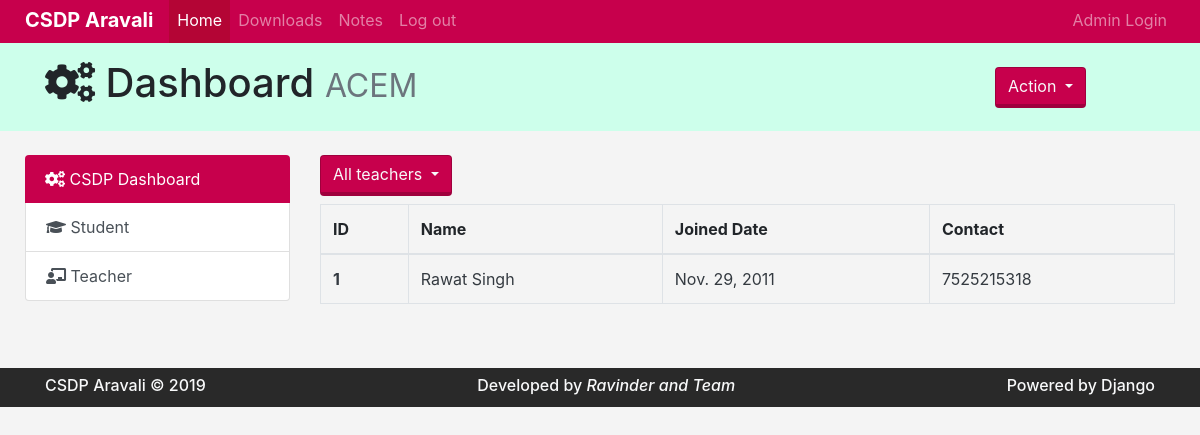
Screenshot of /teachers/ with the database file from the repository.
### teachers/models.py (models this page shows, shortened)
class Teacher(models.Model):
    name = models.CharField(max_length=30)
    techer_id = models.CharField(unique=True, max_length=6, null=True)
    designation = models.CharField(null=False, max_length=30)
    joined = models.DateField('Year-Month')
    phone = models.CharField(null=True, max_length=12)

### teachers/views.py (the view)
# urls.py: path('', views.index, name='studentshome'),
def index(request):
    teachers = Teacher.objects.order_by('techer_id')  # '-techer_id' for ascending order
    context = {
        'teachers': teachers,
    }
    return render(request, 'teachers/teacher_index.html', context)

### templates/teachers/teacher_index.html (shortened to what this page needs)
{% extends 'base.html' %}
{% load static %}
{% block body %}
<div class="col-md-12">
    <div class="col-md-2 ml-0 pl-0 mb-2 float-left" id="ButtonAction">
        <div class="dropdown">
            <button class="btn bg-custom1 text-light dropdown-toggle" type="button" data-toggle="dropdown"
                aria-haspopup="true" aria-expanded="false">
                All teachers
            </button>
        </div>
    </div>
    <table class="table table-bordered table-hover">
        <thead>
          <tr>
            <th scope="col">ID</th>
            <th scope="col">Name</th>
            <th scope="col">Joined Date</th>
            <th scope="col">Contact</th>
          </tr>
        </thead>
        <tbody>
        {% for teacher in teachers %}
          <tr>
            <th scope="row"><a class="text-dark" href="{% url 'teachers:teacher_detail' teacher.id %}">
                {{ teacher.techer_id }}
            </a></th>
            <td><a href="{% url 'teachers:teacher_detail' teacher.id %}" class="text-dark">
                {{ teacher.name }}
            </a></td>
            <td><a href="{% url 'teachers:teacher_detail' teacher.id %}" class="text-dark">
                {{ teacher.joined }}
            </a></td>
            <td><a href="{% url 'teachers:teacher_detail' teacher.id %}" class="text-dark">
                {{ teacher.phone }}
            </a></td>
          </tr>
        {% endfor %}
        </tbody>
      </table>
      </div>
        {% endblock %}

### static/css/main.css (style rules this page uses)
.bg-custom1 { background: #c7004c; color: #fff; border-bottom-width: calc(.2rem + .0625rem); border-color: rgba(0,0,0,0.2); }
body { background: #f4f4f4; }

### rows the page displays
Teacher: techer_id "1", name "Rawat Singh", joined "Nov. 29, 2011", phone "7525215318"
